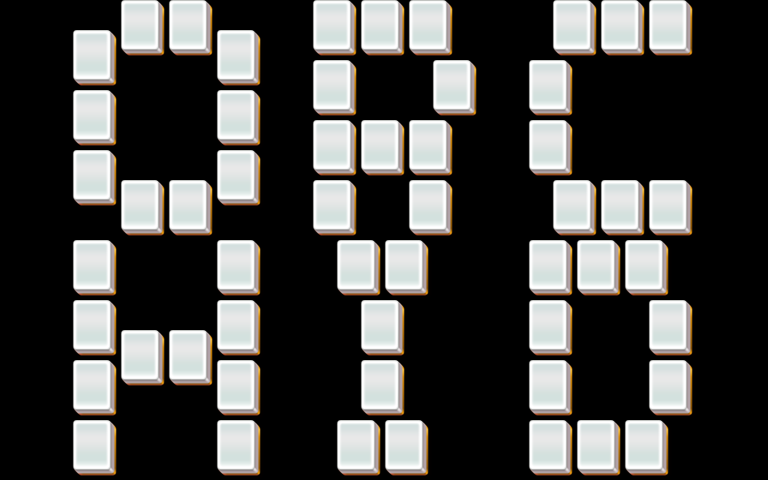

The image is a tile-based game level rendered from a .tmx file. Its description and source (layers, tilesets, objects; grid data summarised) follow:
An orthogonal 32x16 tile map with 24x30 px tiles, 3 tile layers (layer1, layer2, layer3).

<map version="1.0" orientation="orthogonal" width="32" height="16" tilewidth="24" tileheight="30">
 <properties>
  <property name="species" value="25" />
 </properties>
 <tileset firstgid="1" name="mahjong" tilewidth="48" tileheight="60">
  <image source="mahjong.png" />
 </tileset>
 <layer name="layer1" width="32" height="16">
  <data>[512 cells, 54 non-empty, 1 distinct tile ids]</data>
 </layer>
 <layer name="layer2" width="32" height="16">
  <data>[512 cells, 54 non-empty, 1 distinct tile ids]</data>
 </layer>
 <layer name="layer3" width="32" height="16">
  <data>[512 cells, 54 non-empty, 1 distinct tile ids]</data>
 </layer>
</map>
